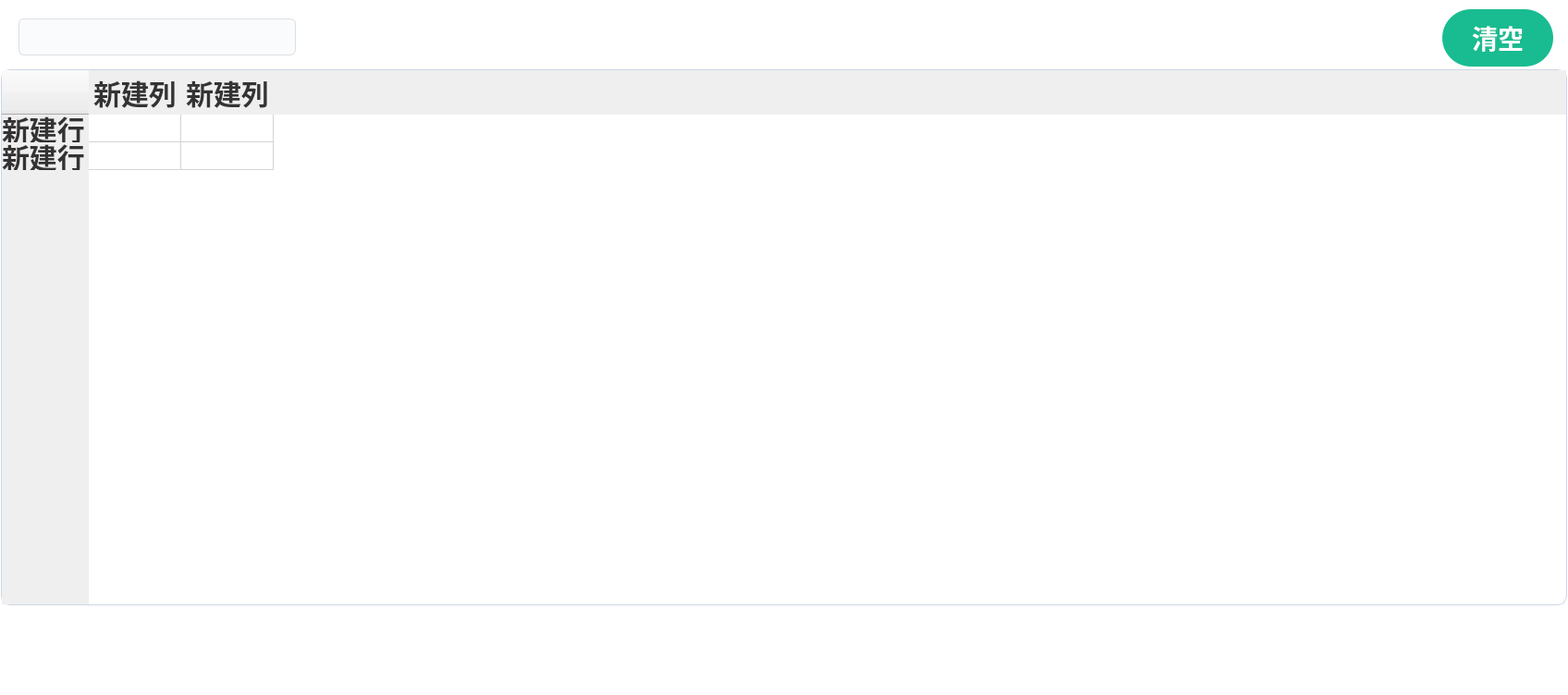
<?xml version="1.0" encoding="UTF-8"?>
<ui version="4.0">
 <class>LogShow</class>
 <widget class="QWidget" name="LogShow">
  <property name="geometry">
   <rect>
    <x>0</x>
    <y>0</y>
    <width>1696</width>
    <height>752</height>
   </rect>
  </property>
  <property name="windowTitle">
   <string>Form</string>
  </property>
  <property name="styleSheet">
   <string notr="true">#LogShow{
width: 1697px;
height: 755px;
background: #FFFFFF;
border-radius: 10px;
}</string>
  </property>
  <widget class="QWidget" name="widget_switch" native="true">
   <property name="geometry">
    <rect>
     <x>0</x>
     <y>650</y>
     <width>1696</width>
     <height>104</height>
    </rect>
   </property>
  </widget>
  <widget class="QComboBox" name="combo_type">
   <property name="geometry">
    <rect>
     <x>20</x>
     <y>20</y>
     <width>300</width>
     <height>40</height>
    </rect>
   </property>
   <property name="styleSheet">
    <string notr="true">QComboBox {
    border: 1px solid #DCDEE0;
    border-radius: 6px;
    font-family: &quot;PingFang SC Medium&quot;;
    font-size: 24px;
    padding-left: 10px;
    background-color: rgb(250, 251, 252);
	font-weight: 500;
    color: #000000;
}

QComboBox::drop-down {
    margin: 0px;
    padding-right: 20px;
    border: 0px;
}

QComboBox::down-arrow {
    image: url(:/static/PHOTOS/combo_up.png);
}

QComboBox::down-arrow:on {
    image: url(:/static/PHOTOS/combo_down.png);
}

QListView {
    margin: 0px;
    padding: 0px;
    border: 0px;
    border-radius: 10px;
    outline: 0px;
    font-size: 24px;
    color: #333333;
    background-color: rgb(250, 251, 252);
}

QListView::item {
    margin: 0px;
    padding: 10px;
    border: 0px;
    border-radius: 0px;
    height: 60px;
}

QListView::item:hover {
    color: #333333;
}

QListView::item:selected {
    color: rgb(31, 112, 227);
}</string>
   </property>
  </widget>
  <widget class="QTableWidget" name="tableWidget">
   <property name="geometry">
    <rect>
     <x>1</x>
     <y>75</y>
     <width>1694</width>
     <height>580</height>
    </rect>
   </property>
   <property name="styleSheet">
    <string notr="true">QTableWidget {
    alternate-background-color: #f2f7fb;

    background: #FFFFFF;
    border-radius: 10px 10px 0px 0px;
    border: 1px solid rgba(170, 189, 212, 0.6);

    font-family: PingFang SC;
    font-weight: 500;
    font-size: 22px;
    color: #333333;
    line-height: 35px;
}

QHeaderView {
    font-family: PingFang SC;
    font-weight: 500;
    font-size: 30px;
    color: #333333;
    line-height: 70px;

    border-top-left-radius: 10px;
    border-top-right-radius: 10px;
    border-bottom-left-radius: 10px;
    border-bottom-right-radius: 10px;
}

QHeaderView::section {
    border: none;
}</string>
   </property>
   <row>
    <property name="text">
     <string>新建行</string>
    </property>
   </row>
   <row>
    <property name="text">
     <string>新建行</string>
    </property>
   </row>
   <column>
    <property name="text">
     <string>新建列</string>
    </property>
   </column>
   <column>
    <property name="text">
     <string>新建列</string>
    </property>
   </column>
  </widget>
  <widget class="QPushButton" name="btn_clear">
   <property name="geometry">
    <rect>
     <x>1560</x>
     <y>10</y>
     <width>120</width>
     <height>62</height>
    </rect>
   </property>
   <property name="sizePolicy">
    <sizepolicy hsizetype="Expanding" vsizetype="Expanding">
     <horstretch>0</horstretch>
     <verstretch>0</verstretch>
    </sizepolicy>
   </property>
   <property name="styleSheet">
    <string notr="true">width: 120px;
height: 62px;
background: #19BC90;
border-radius: 31px;

font-family: PingFang SC;
font-weight: bold;
font-size: 28px;
color: #FFFFFF;
line-height: 35px;</string>
   </property>
   <property name="text">
    <string>清空</string>
   </property>
  </widget>
 </widget>
 <resources/>
 <connections/>
</ui>
